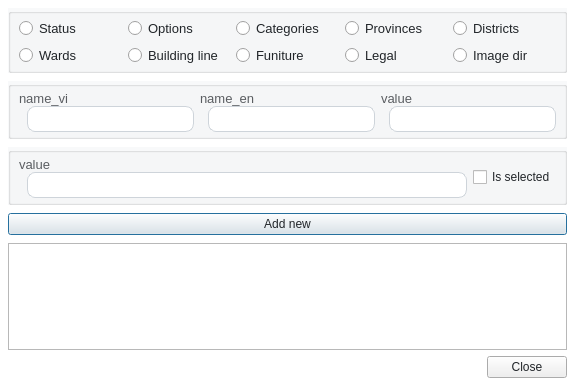
<?xml version="1.0" encoding="UTF-8"?>
<ui version="4.0">
 <class>Dialog_REProductSettings</class>
 <widget class="QDialog" name="Dialog_REProductSettings">
  <property name="geometry">
   <rect>
    <x>0</x>
    <y>0</y>
    <width>575</width>
    <height>386</height>
   </rect>
  </property>
  <property name="windowTitle">
   <string>Dialog</string>
  </property>
  <property name="styleSheet">
   <string notr="true">#Dialog_REProductSettings {
  font-family: &quot;Courier New&quot;;
  background-color: #FFFFFF;
}
QGroupBox {
  font-family: &quot;Courier New&quot;;
  font-size: 13px;
  background-color: rgba(248, 249, 250, 1);
}
QLineEdit {
  padding: 4px 0;
  border: 1px solid #ced4da;
  border-radius: 8px;
  margin-left: 8px;
  padding-left: 4px;
  background-color: #FFFFFF;
  color:#212529;
}
QPlainTextEdit {
	background-color: #FFFFFF;
  color:#212529;
}
QLabel {
  font-family: &quot;Courier New&quot;;
  font-size: 13px;
  color: rgb(90, 93, 97);
}
QRadioButton {
  font-family: &quot;Courier New&quot;;
  font-size: 13px;
  color: #212529;
}
QComboBox {
  font-family: &quot;Courier New&quot;;
  font-size: 13px;
  color: #212529;
}
QPushButton {
  color: #212529;
}

QCheckBox{
  color: #212529;
}</string>
  </property>
  <layout class="QVBoxLayout" name="verticalLayout_5">
   <property name="leftMargin">
    <number>8</number>
   </property>
   <property name="topMargin">
    <number>8</number>
   </property>
   <property name="rightMargin">
    <number>8</number>
   </property>
   <property name="bottomMargin">
    <number>8</number>
   </property>
   <item>
    <layout class="QVBoxLayout" name="verticalLayout_4">
     <property name="spacing">
      <number>8</number>
     </property>
     <property name="bottomMargin">
      <number>0</number>
     </property>
     <item>
      <widget class="QGroupBox" name="groupBox">
       <property name="title">
        <string/>
       </property>
       <layout class="QGridLayout" name="gridLayout_5">
        <property name="leftMargin">
         <number>8</number>
        </property>
        <property name="topMargin">
         <number>4</number>
        </property>
        <property name="rightMargin">
         <number>8</number>
        </property>
        <property name="bottomMargin">
         <number>4</number>
        </property>
        <item row="0" column="0">
         <layout class="QGridLayout" name="gridLayout_4">
          <item row="0" column="4">
           <widget class="QRadioButton" name="districts_radio">
            <property name="text">
             <string>Districts</string>
            </property>
           </widget>
          </item>
          <item row="0" column="2">
           <widget class="QRadioButton" name="categories_radio">
            <property name="text">
             <string>Categories</string>
            </property>
           </widget>
          </item>
          <item row="1" column="3">
           <widget class="QRadioButton" name="legal_s_radio">
            <property name="text">
             <string>Legal</string>
            </property>
           </widget>
          </item>
          <item row="0" column="3">
           <widget class="QRadioButton" name="provinces_radio">
            <property name="text">
             <string>Provinces</string>
            </property>
           </widget>
          </item>
          <item row="0" column="1">
           <widget class="QRadioButton" name="options_radio">
            <property name="text">
             <string>Options</string>
            </property>
           </widget>
          </item>
          <item row="0" column="0">
           <widget class="QRadioButton" name="statuses_radio">
            <property name="text">
             <string>Status</string>
            </property>
           </widget>
          </item>
          <item row="1" column="0">
           <widget class="QRadioButton" name="wards_radio">
            <property name="text">
             <string>Wards</string>
            </property>
           </widget>
          </item>
          <item row="1" column="1">
           <widget class="QRadioButton" name="building_line_s_radio">
            <property name="text">
             <string>Building line</string>
            </property>
           </widget>
          </item>
          <item row="1" column="2">
           <widget class="QRadioButton" name="furniture_s_radio">
            <property name="text">
             <string>Funiture</string>
            </property>
           </widget>
          </item>
          <item row="1" column="4">
           <widget class="QRadioButton" name="image_dir_radio">
            <property name="text">
             <string>Image dir</string>
            </property>
           </widget>
          </item>
         </layout>
        </item>
       </layout>
      </widget>
     </item>
     <item>
      <widget class="QGroupBox" name="basic_setting_container">
       <property name="title">
        <string/>
       </property>
       <layout class="QHBoxLayout" name="horizontalLayout_2">
        <property name="leftMargin">
         <number>8</number>
        </property>
        <property name="topMargin">
         <number>4</number>
        </property>
        <property name="rightMargin">
         <number>8</number>
        </property>
        <property name="bottomMargin">
         <number>4</number>
        </property>
        <item>
         <layout class="QHBoxLayout" name="horizontalLayout">
          <item>
           <widget class="QWidget" name="name_vi_container" native="true">
            <property name="styleSheet">
             <string notr="true"/>
            </property>
            <layout class="QGridLayout" name="gridLayout">
             <property name="leftMargin">
              <number>0</number>
             </property>
             <property name="topMargin">
              <number>0</number>
             </property>
             <property name="rightMargin">
              <number>0</number>
             </property>
             <property name="bottomMargin">
              <number>0</number>
             </property>
             <property name="horizontalSpacing">
              <number>4</number>
             </property>
             <item row="0" column="0">
              <layout class="QVBoxLayout" name="verticalLayout">
               <property name="spacing">
                <number>0</number>
               </property>
               <item>
                <widget class="QLabel" name="name_v_label">
                 <property name="text">
                  <string>name_vi</string>
                 </property>
                </widget>
               </item>
               <item>
                <widget class="QLineEdit" name="name_vi_input"/>
               </item>
              </layout>
             </item>
            </layout>
           </widget>
          </item>
          <item>
           <widget class="QWidget" name="name_en_container" native="true">
            <property name="styleSheet">
             <string notr="true"/>
            </property>
            <layout class="QGridLayout" name="gridLayout_2">
             <property name="leftMargin">
              <number>0</number>
             </property>
             <property name="topMargin">
              <number>0</number>
             </property>
             <property name="rightMargin">
              <number>0</number>
             </property>
             <property name="bottomMargin">
              <number>0</number>
             </property>
             <property name="horizontalSpacing">
              <number>4</number>
             </property>
             <item row="0" column="0">
              <layout class="QVBoxLayout" name="verticalLayout_2">
               <property name="spacing">
                <number>0</number>
               </property>
               <item>
                <widget class="QLabel" name="name_en_label">
                 <property name="text">
                  <string>name_en</string>
                 </property>
                </widget>
               </item>
               <item>
                <widget class="QLineEdit" name="name_en_input"/>
               </item>
              </layout>
             </item>
            </layout>
           </widget>
          </item>
          <item>
           <widget class="QWidget" name="value_container" native="true">
            <property name="styleSheet">
             <string notr="true"/>
            </property>
            <layout class="QGridLayout" name="gridLayout_3">
             <property name="leftMargin">
              <number>0</number>
             </property>
             <property name="topMargin">
              <number>0</number>
             </property>
             <property name="rightMargin">
              <number>0</number>
             </property>
             <property name="bottomMargin">
              <number>0</number>
             </property>
             <property name="horizontalSpacing">
              <number>4</number>
             </property>
             <item row="0" column="0">
              <layout class="QVBoxLayout" name="verticalLayout_3">
               <property name="spacing">
                <number>0</number>
               </property>
               <item>
                <widget class="QLabel" name="value_label">
                 <property name="text">
                  <string>value</string>
                 </property>
                </widget>
               </item>
               <item>
                <widget class="QLineEdit" name="value_input"/>
               </item>
              </layout>
             </item>
            </layout>
           </widget>
          </item>
         </layout>
        </item>
       </layout>
      </widget>
     </item>
     <item>
      <widget class="QGroupBox" name="image_dir_setting_container">
       <property name="enabled">
        <bool>true</bool>
       </property>
       <property name="title">
        <string/>
       </property>
       <property name="flat">
        <bool>false</bool>
       </property>
       <property name="checkable">
        <bool>false</bool>
       </property>
       <layout class="QHBoxLayout" name="horizontalLayout_6">
        <property name="leftMargin">
         <number>8</number>
        </property>
        <property name="topMargin">
         <number>4</number>
        </property>
        <property name="rightMargin">
         <number>8</number>
        </property>
        <property name="bottomMargin">
         <number>4</number>
        </property>
        <item>
         <layout class="QHBoxLayout" name="horizontalLayout_7">
          <item>
           <widget class="QWidget" name="image_dir_value_container" native="true">
            <property name="styleSheet">
             <string notr="true"/>
            </property>
            <layout class="QGridLayout" name="gridLayout_10">
             <property name="leftMargin">
              <number>0</number>
             </property>
             <property name="topMargin">
              <number>0</number>
             </property>
             <property name="rightMargin">
              <number>0</number>
             </property>
             <property name="bottomMargin">
              <number>0</number>
             </property>
             <property name="horizontalSpacing">
              <number>4</number>
             </property>
             <item row="0" column="0">
              <layout class="QVBoxLayout" name="verticalLayout_10">
               <property name="spacing">
                <number>0</number>
               </property>
               <item>
                <widget class="QLabel" name="image_dir_value_label">
                 <property name="text">
                  <string>value</string>
                 </property>
                </widget>
               </item>
               <item>
                <widget class="QLineEdit" name="image_dir_value_input"/>
               </item>
              </layout>
             </item>
            </layout>
           </widget>
          </item>
          <item>
           <widget class="QCheckBox" name="img_dir_is_selected_checkbox">
            <property name="text">
             <string>Is selected</string>
            </property>
           </widget>
          </item>
         </layout>
        </item>
       </layout>
      </widget>
     </item>
     <item>
      <widget class="QPushButton" name="create_btn">
       <property name="text">
        <string>Add new</string>
       </property>
      </widget>
     </item>
     <item>
      <widget class="QTableView" name="tableView"/>
     </item>
    </layout>
   </item>
   <item>
    <widget class="QDialogButtonBox" name="buttonBox">
     <property name="orientation">
      <enum>Qt::Orientation::Horizontal</enum>
     </property>
     <property name="standardButtons">
      <set>QDialogButtonBox::StandardButton::Close</set>
     </property>
    </widget>
   </item>
  </layout>
 </widget>
 <tabstops>
  <tabstop>statuses_radio</tabstop>
  <tabstop>options_radio</tabstop>
  <tabstop>categories_radio</tabstop>
  <tabstop>provinces_radio</tabstop>
  <tabstop>districts_radio</tabstop>
  <tabstop>wards_radio</tabstop>
  <tabstop>building_line_s_radio</tabstop>
  <tabstop>furniture_s_radio</tabstop>
  <tabstop>legal_s_radio</tabstop>
  <tabstop>image_dir_radio</tabstop>
  <tabstop>name_vi_input</tabstop>
  <tabstop>name_en_input</tabstop>
  <tabstop>value_input</tabstop>
  <tabstop>image_dir_value_input</tabstop>
  <tabstop>img_dir_is_selected_checkbox</tabstop>
  <tabstop>create_btn</tabstop>
  <tabstop>tableView</tabstop>
 </tabstops>
 <resources/>
 <connections>
  <connection>
   <sender>buttonBox</sender>
   <signal>accepted()</signal>
   <receiver>Dialog_REProductSettings</receiver>
   <slot>accept()</slot>
   <hints>
    <hint type="sourcelabel">
     <x>264</x>
     <y>385</y>
    </hint>
    <hint type="destinationlabel">
     <x>157</x>
     <y>274</y>
    </hint>
   </hints>
  </connection>
  <connection>
   <sender>buttonBox</sender>
   <signal>rejected()</signal>
   <receiver>Dialog_REProductSettings</receiver>
   <slot>reject()</slot>
   <hints>
    <hint type="sourcelabel">
     <x>332</x>
     <y>385</y>
    </hint>
    <hint type="destinationlabel">
     <x>286</x>
     <y>274</y>
    </hint>
   </hints>
  </connection>
 </connections>
</ui>
